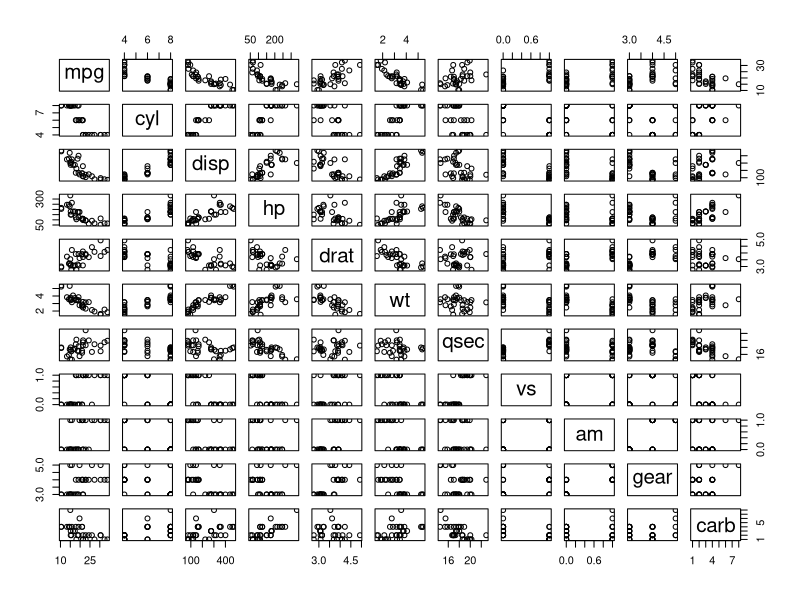
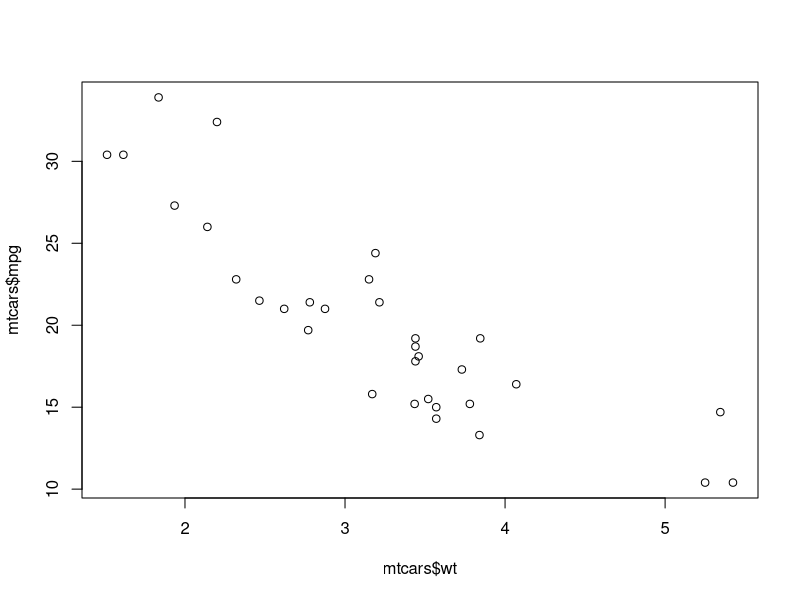
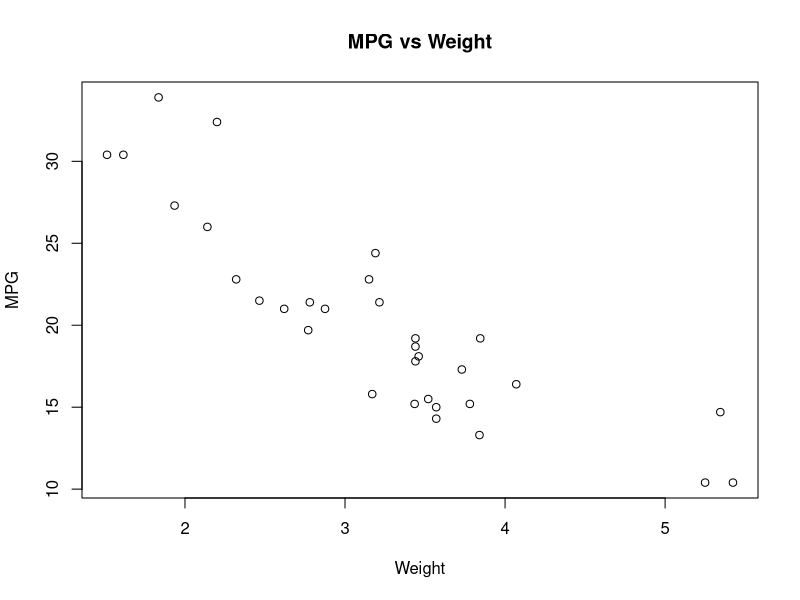
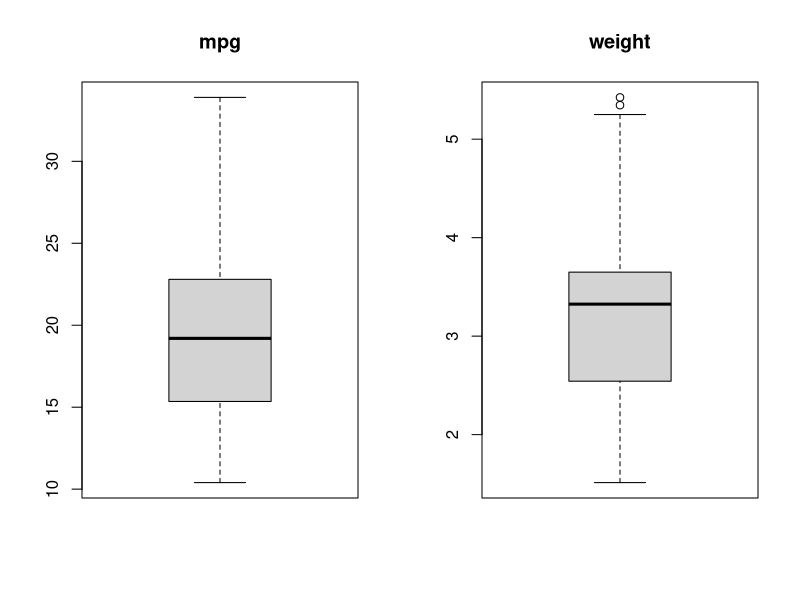
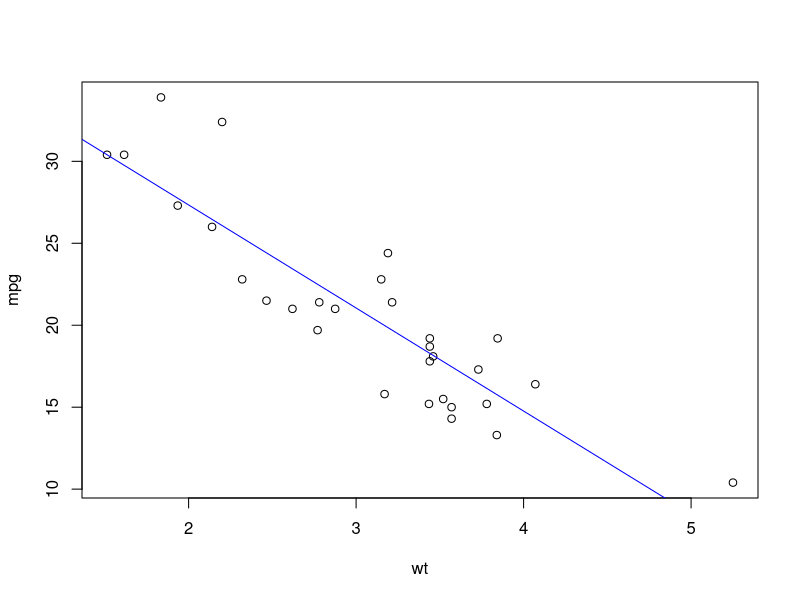

The R script that drew these images, in order:
## ---- chunk 1
knitr::opts_chunk$set(echo = TRUE, prompt = TRUE, collapse = TRUE)
## ---- chunk 2
getwd()
## ---- chunk 3
data(mtcars)
## ---- chunk 4
head(mtcars, 10)
## ---- chunk 5
str(mtcars)
## ---- chunk 6
summary(mtcars)
## ---- chunk 7
plot(mtcars)
## ---- chunk 8
paste("The slope is negative")
## ---- chunk 9
plot(mtcars$mpg ~ mtcars$wt)
## ---- chunk 10
plot(mtcars$mpg ~ mtcars$wt, xlab="Weight", ylab="MPG", main="MPG vs Weight")
## ---- chunk 11
cor(mtcars$mpg, mtcars$wt)
cor.test(mtcars$mpg, mtcars$wt)
## ---- chunk 12
head(mtcars)
my_mtcars <- mtcars[, -c(8,9)]
head(my_mtcars, 10) 
## ---- chunk 13
my_mtcars <- subset(my_mtcars, select = -c(gear, carb))
## ---- chunk 14
str(my_mtcars)
dim(my_mtcars)
## ---- chunk 15
my_mtcars$cyl <- as.factor(my_mtcars$cyl)
class(my_mtcars$cyl)
## ---- chunk 16
tapply(my_mtcars$mpg, my_mtcars$cyl, mean)
## ---- chunk 17
par(mfrow=c(1, 2))
boxplot(my_mtcars$mpg, main = "mpg")
boxplot(my_mtcars$wt, main = "weight")  
## ---- chunk 18
boxplot.stats(my_mtcars$wt)$out
## ---- chunk 19
my_mtcars <- subset(my_mtcars, wt <= 5.3)
## ---- chunk 20
lm1 <- lm(mpg ~ wt, data = my_mtcars)
## ---- chunk 21
summary(lm1)
## ---- chunk 22
par(mfrow=c(1, 1))
plot(mpg ~ wt, data = my_mtcars)
abline(lm1, col="blue")
## ---- chunk 23
lm2 <- lm(mpg ~ wt + hp, data = my_mtcars)
lm3 <- lm(mpg ~ hp, data = my_mtcars)
summary(lm2)
summary(lm3)
## ---- chunk 24
AIC(lm1)
AIC(lm2)
AIC(lm3)
## ---- chunk 25
nd <- data.frame(hp = 225, wt = 4.0)
predict(lm2, newdata = nd, type = "response")
## ---- chunk 26
lm2$coefficients[[1]] + (lm2$coefficients[[2]]*4.0) + (lm2$coefficients[[3]]*225)
